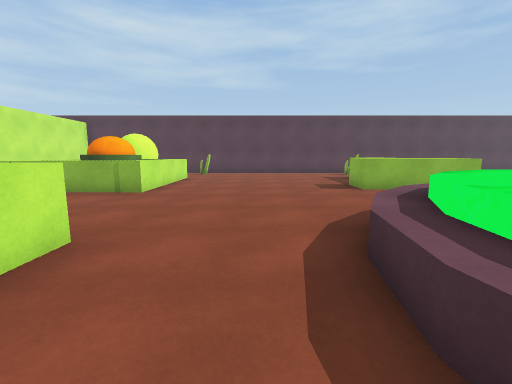
View 1 (above)

12 first-person views from a walk through a 3-D level made in the Unity game engine. The camera is 1.3 m above the floor, tilts 8° down and sees 90° across. The floor is counted in squares, 1.23 m on a side. Each view is taken from the middle of a square. On the plan, view 1 faces up. The plan holds only what a view shows up to about 11 squares ahead; the rest is blank. The place goes on beyond the plan. The player character is not drawn. Surface patterns are stand-ins for the level's own textures.

View 2
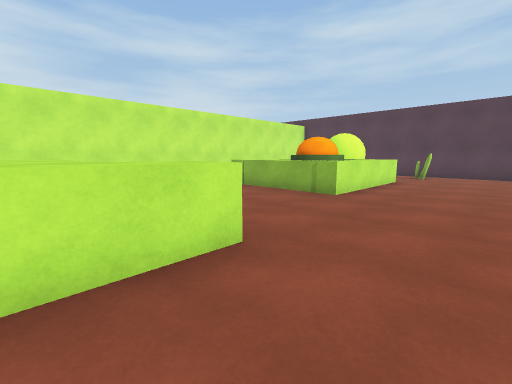

View 3
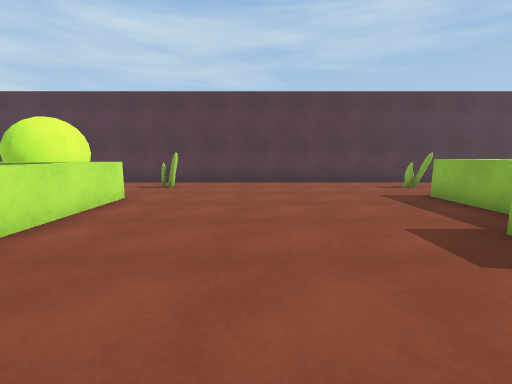

View 4
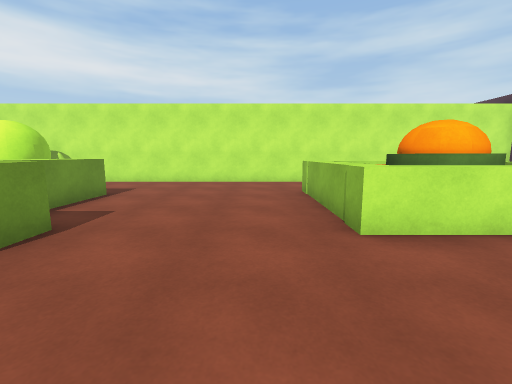

View 5
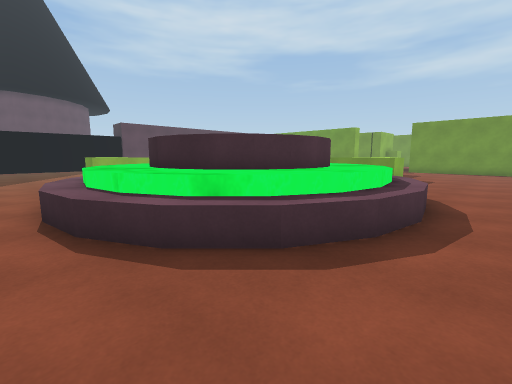

View 6
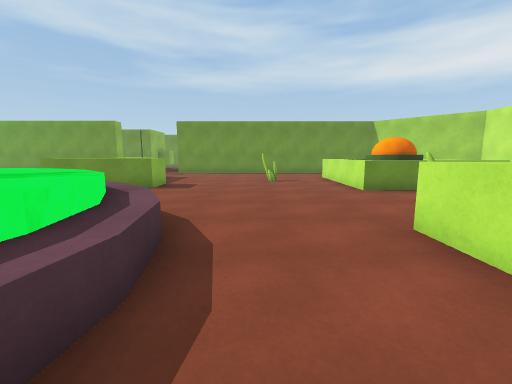

View 7
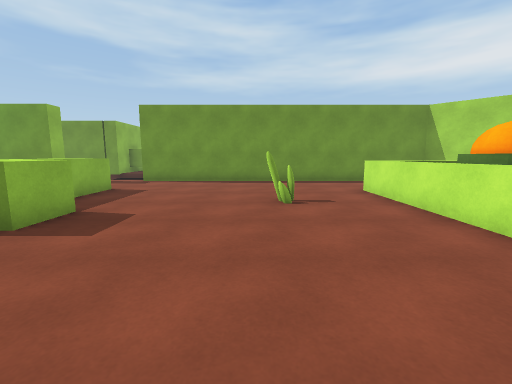

View 8
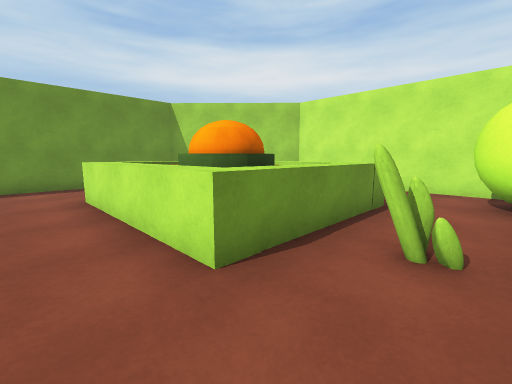

View 9
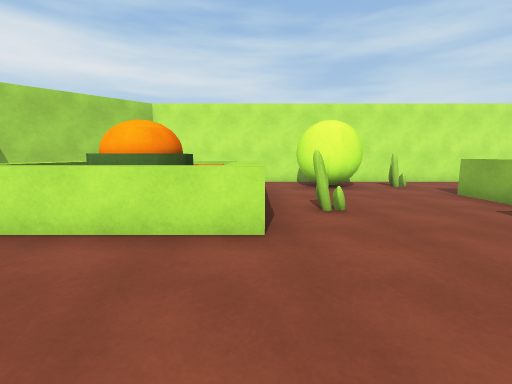

View 10
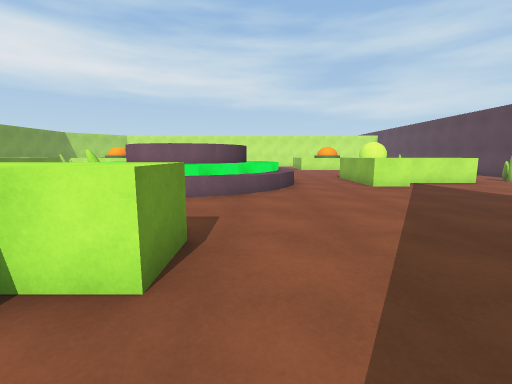

View 11
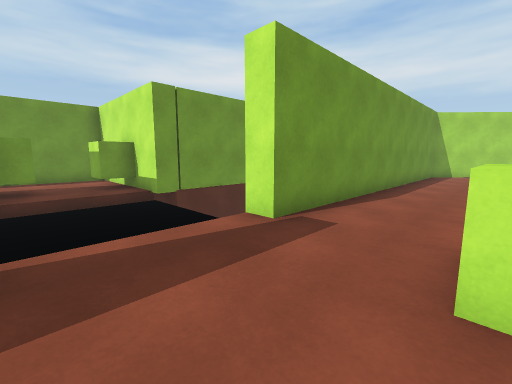

View 12
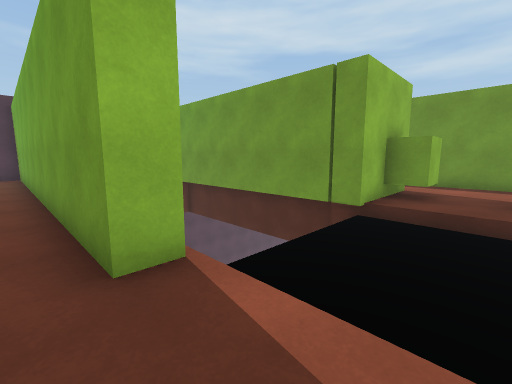

### Floor plan
Key: @ floor where view 1 was taken; # wall or solid block; . main floor; - floor 0.5 m lower than the main floor; / step, stairs or slope; ≈ water the walk keeps out of; ^ raised ledge; v drop or lower ground; C cube; O other object.
Columns run from 11 left of view 1 to 21 right of it. Each row starts with its distance up from view 1.
 17     ##################
 16       ............
 15      # .O.......O.
 14      # ...........
 13     ## ............
 12 #    ^^^........^^..
 11 #     O^........^^...
 10 #   ^ O^........ ^....
  9 #   ^OO^.......^^^^....
  8 #. ^^^^^.......^^^^.....
  7 #.........................
  6 #..........................
  5 #.............^^^^^........
  4 #............^^≈≈≈≈^........
  3 #.......^....^≈^^^^≈^...^^.
  2 #...^^^^^...^^^   ^≈^.  ^^^
  1 #...^^^^^...^≈^   ^≈    ^
  0 #.O.....^..@^^≈   ^≈
 -1 #............^≈^  ≈
 -2 ####..........^^≈
 -3 ####..........
 -4 #.....O........
 -5 # ..^^^^.......
 -6 #   ^OO^.......^^^^
 -7 #  ^^OO^.......^
 -8 #     O^..O.....^^
 -9 #    ^^^........^
-10      ^^^........^^..
-11       ..............
-12       ..........................#
-13     ############....#############
-14                  ---
-15                 ----
-16                 ----
-17             vvvv----
-18                ##///########
-19                 #C.C
-20                 CC.C
-21                  ...
-22                  ...
-23                 ####

Positions as (right, up) in squares from view 1, and headings:
1: (0, 0), facing up
2: (0, 1), facing up-left
3: (0, 6), facing up
4: (0, 6), facing left
5: (0, 6), facing down-right
6: (0, 3), facing down
7: (0, -2), facing down
8: (-2, -3), facing down-left
9: (0, -5), facing left
10: (16, 4), facing left
11: (8, -10), facing down-left
12: (6, -12), facing down-right
